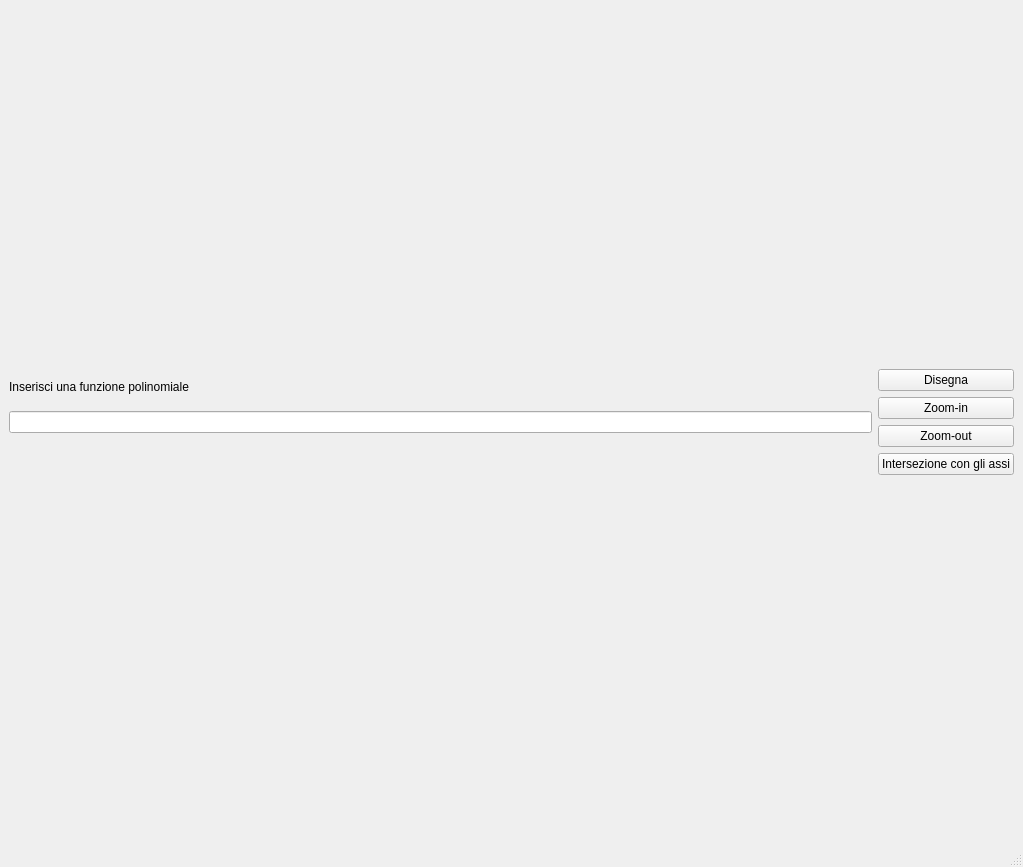
<?xml version="1.0" encoding="UTF-8"?>
<ui version="4.0">
 <class>MainWindow</class>
 <widget class="QMainWindow" name="MainWindow">
  <property name="geometry">
   <rect>
    <x>0</x>
    <y>0</y>
    <width>1023</width>
    <height>867</height>
   </rect>
  </property>
  <property name="windowTitle">
   <string>MainWindow</string>
  </property>
  <widget class="QWidget" name="centralwidget">
   <layout class="QGridLayout" name="gridLayout_4">
    <item row="0" column="0">
     <layout class="QVBoxLayout" name="verticalLayout_4">
      <item>
       <widget class="QLabel" name="label">
        <property name="maximumSize">
         <size>
          <width>16777215</width>
          <height>16777215</height>
         </size>
        </property>
        <property name="text">
         <string>Inserisci una funzione polinomiale</string>
        </property>
       </widget>
      </item>
      <item>
       <widget class="QLineEdit" name="lineEdit"/>
      </item>
      <item>
       <widget class="QLabel" name="messaggio">
        <property name="layoutDirection">
         <enum>Qt::LeftToRight</enum>
        </property>
        <property name="text">
         <string/>
        </property>
       </widget>
      </item>
     </layout>
    </item>
    <item row="0" column="1">
     <layout class="QGridLayout" name="gridLayout">
      <item row="1" column="0">
       <widget class="QPushButton" name="zoomin">
        <property name="text">
         <string>Zoom-in</string>
        </property>
       </widget>
      </item>
      <item row="2" column="0">
       <widget class="QPushButton" name="zoomout">
        <property name="text">
         <string>Zoom-out</string>
        </property>
       </widget>
      </item>
      <item row="3" column="0">
       <widget class="QPushButton" name="intersezione">
        <property name="text">
         <string>Intersezione con gli assi</string>
        </property>
       </widget>
      </item>
      <item row="0" column="0">
       <widget class="QPushButton" name="disegna">
        <property name="text">
         <string>Disegna</string>
        </property>
       </widget>
      </item>
     </layout>
    </item>
    <item row="1" column="0" colspan="2">
     <layout class="QVBoxLayout" name="verticalLayout_2"/>
    </item>
   </layout>
  </widget>
  <widget class="QMenuBar" name="menubar">
   <property name="geometry">
    <rect>
     <x>0</x>
     <y>0</y>
     <width>1023</width>
     <height>20</height>
    </rect>
   </property>
  </widget>
  <widget class="QStatusBar" name="statusbar"/>
 </widget>
 <resources/>
 <connections/>
</ui>
